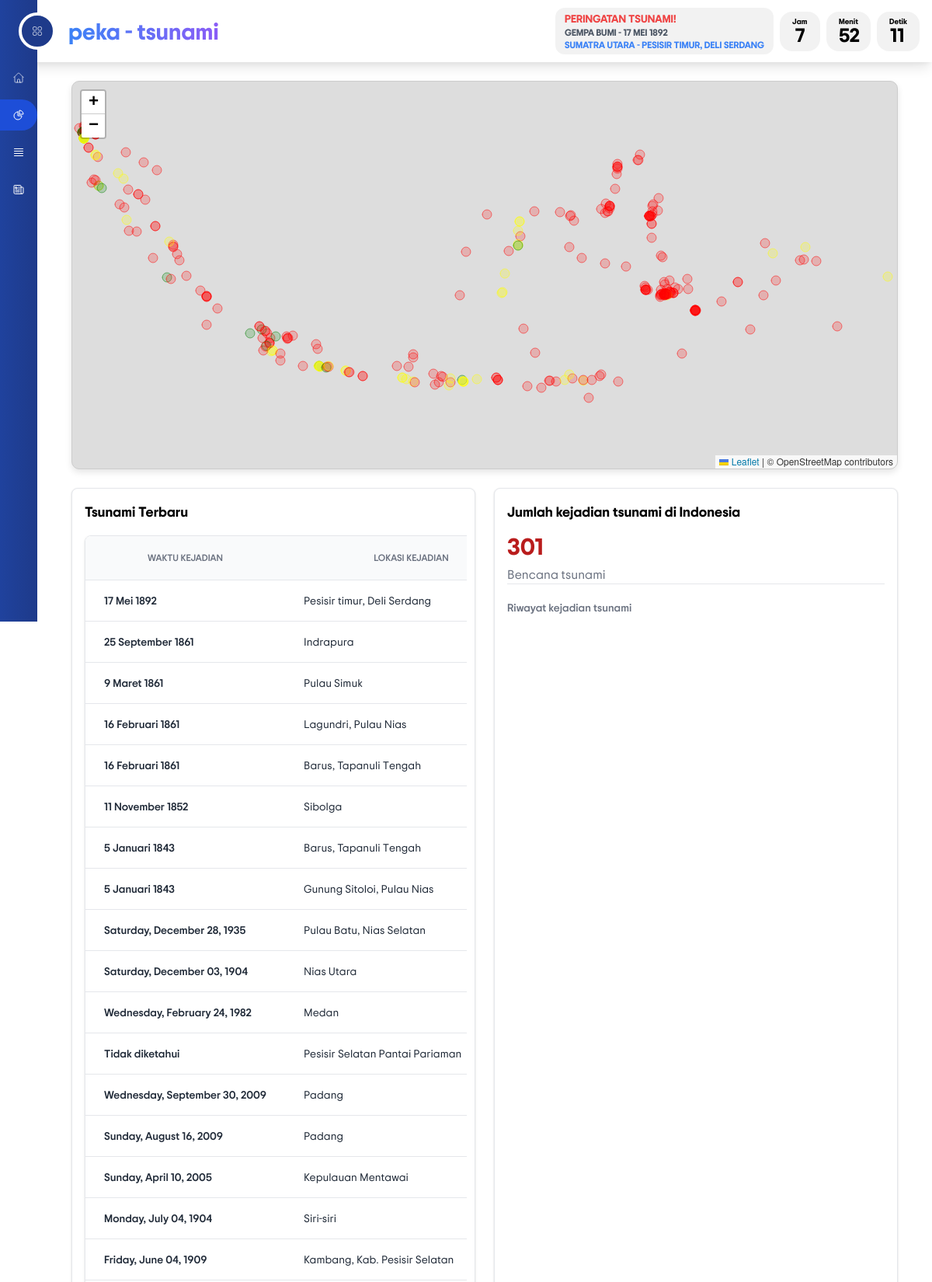
The app's page /stats.php (upper part) with its own data.
### tables this page shows
CREATE TABLE `data_tsunami` (
  `id` int(11) DEFAULT NULL,
  `Latitude` decimal(10,9) DEFAULT NULL,
  `Longitude` decimal(10,7) DEFAULT NULL,
  `id_lokasi` varchar(7) DEFAULT NULL,
  `Lokasi_Provinsi` varchar(18) DEFAULT NULL,
  `Lokasi_KabKota` varchar(40) DEFAULT NULL,
  `Status_lokasi` varchar(23) DEFAULT NULL,
  `Karakter_fisik` varchar(144) DEFAULT NULL,
  `Klasifikasi` varchar(13) DEFAULT NULL,
  `Waktu_kejadian` varchar(29) DEFAULT NULL,
  `Validitas` varchar(9) DEFAULT NULL,
  `Bukti_Alam` varchar(8) DEFAULT NULL,
  `Deskripsi_Bukti_Alam` varchar(66) DEFAULT NULL,
  `Teknik_dating` varchar(24) DEFAULT NULL,
  `Jenis_dating` varchar(43) DEFAULT NULL,
  `Elevasi_gelombang_tsunami_m` varchar(11) DEFAULT NULL,
  `Batas_zona_inundasi` int(11) DEFAULT NULL,
  `Ketebalan_endapan_cm` varchar(11) DEFAULT NULL,
  `Sebab_tsunami` varchar(30) DEFAULT NULL,
  `Sumber_Lat` varchar(19) DEFAULT NULL,
  `Sumber_Long` decimal(9,6) DEFAULT NULL,
  `Proksi` varchar(40) DEFAULT NULL,
  `Referensi` varchar(169) DEFAULT NULL,
  `Catatan` varchar(212) DEFAULT NULL
);

### stats.php (the view, shortened to what this page needs)
<?php
$servername = "localhost";
$username = "root";
$password = "";
$dbname = "tsunami";
$conn = new mysqli($servername, $username, $password, $dbname);
$sql1 = "SELECT * FROM data_tsunami ORDER BY id DESC";
$result1 = $conn->query($sql1);
$sql2 = "SELECT * FROM data_tsunami ORDER BY id DESC";
$result2 = $conn->query($sql2);
?>
<!DOCTYPE html>
<html lang="en">
<head>
    <link href="https://cdn.jsdelivr.net/npm/tailwindcss@2.2.19/dist/tailwind.min.css" rel="stylesheet">
    <link rel="stylesheet" href="font/stylesheet.css">
    <link rel="stylesheet" href="https://unpkg.com/leaflet/dist/leaflet.css" />
</head>
<body class="body" onload="startTime()">
    <div class="fixed w-full z-30 flex bg-white p-2 items-center justify-between h-20 px-10 pr-4 shadow-lg">
        <div class="logo ml-12 transform ease-in-out duration-500 flex-none h-full flex items-center justify-center">
            <span class="font-bold text-transparent bg-clip-text bg-gradient-to-r from-blue-500 to-purple-500"
                style="font-size: 30px">
            </span>
        </div>
        <div class="grow h-full flex items-center justify-end">
            <div class="flex items-center justify-end space-x-2">
                <div class="text-black bg-black bg-opacity-5 font-bold py-1 px-3 rounded-xl">
                    <div class="text-red-500 text-sm">PERINGATAN TSUNAMI!</div>
                    <div class="flex items-center space-x-1">
                        <div>
                        <?php
                        if ($result2->num_rows > 0) {
                            $latestTsunami = $result2->fetch_assoc();
                            echo '<div class="text-gray-600 text-xs">' . strtoupper($latestTsunami["Sebab_tsunami"]) .' - ' . strtoupper($latestTsunami['Waktu_kejadian']) . '</div>';
                            echo '<div class="text-gray-600 text-xs">';
                            echo '<span class="text-blue-500">' . strtoupper($latestTsunami['Lokasi_Provinsi']) . ' - ' . strtoupper($latestTsunami['Lokasi_KabKota']) .'</span></div>';
                        }
                        ?>
                        </div>
                    </div>
                </div>
                <div class="text-black bg-black bg-opacity-5 font-bold py-2 px-4 rounded-2xl">
                    <div style="font-size: 10px; line-height: 1;">Jam</div>
                    <div id="jam" class="text-center" style="font-size: 25px; line-height: 1; width: 20px"></div>
                </div>
                <div class="text-black bg-black bg-opacity-5 font-bold py-2 px-4 rounded-2xl">
                    <div style="font-size: 10px; line-height: 1;">Menit</div>
                    <div id="menit" class="text-center" style="font-size: 25px; line-height: 1; width: 20px"></div>
                </div>
                <div class="text-black bg-black bg-opacity-5 font-bold py-2 px-4 rounded-2xl">
                    <div style="font-size: 10px; line-height: 1;">Detik</div>
                    <div id="detik" class="text-center" style="font-size: 25px; line-height: 1; width: 20px"></div>
                </div>
            </div>
        </div>
    </div>
    <aside
        class="w-60 -translate-x-48 fixed transition transform ease-in-out duration-1000 z-50 flex h-screen bg-gradient-to-r from-blue-600 to-blue-900">
        <div onclick="openNav()"
            class="-right-6 transition transform ease-in-out duration-500 flex border-4 border-white bg-blue-900 hover:bg-blue-900 absolute top-4 p-3 rounded-full text-white hover:rotate-45">
        </div>
        <div class="mini mt-20 flex flex-col space-y-2 w-full h-[calc(100vh)]">
            <a href="index.php"
                class="justify-end pr-4 ml-1 text-white hover:bg-blue-700 p-3 rounded-full transform ease-in-out duration-300 flex">
            </a>
            <a href="stats.php"
                class="justify-end pr-4 ml-1 text-white bg-blue-700 p-3 rounded-full transform ease-in-out duration-300 flex">
            </a>
            <a href="data.php"
                class="justify-end pr-4 ml-1 text-white hover:bg-blue-700 p-3 rounded-full transform ease-in-out duration-300 flex">
                <svg xmlns="http://www.w3.org/2000/svg" fill="none" viewBox="0 0 24 24" stroke-width="1.5"
                    stroke="currentColor" class="w-4 h-4">
                    <path stroke-linecap="round" stroke-linejoin="round"
                        d="M3.75 5.25h16.5m-16.5 4.5h16.5m-16.5 4.5h16.5m-16.5 4.5h16.5" />
                </svg>
            </a>
            <a href="berita.php"
                class="justify-end pr-4 ml-1 text-white hover:bg-blue-700 p-3 rounded-full transform ease-in-out duration-300 flex">
            </a>
        </div>
    </aside>
    <div class="content ml-12 transform ease-in-out duration-500 pt-20 px-2 md:px-5 pb-4 ">
        <div class="flex-grow p-6">
            <div id="map"></div>
            <div class="grid grid-cols-2 gap-6">
                <div class="bg-white rounded-lg shadow p-4 border ">
                    <h2 class="font-semibold text-lg mb-4">Tsunami Terbaru</h2>
                    <div class="flex flex-col">
                        <div class="-m-1.5 overflow-x-auto">
                            <div class="p-1.5 min-w-full inline-block align-middle">
                                <div
                                    class="border rounded-lg shadow overflow-hidden dark:border-neutral-700 dark:shadow-gray-900">
                                    <table class="min-w-full divide-y divide-gray-200">
                                        <thead class="bg-gray-50">
                                            <tr>
                                                <th scope="col"
                                                    class="px-6 py-3 text-start text-xs font-medium text-gray-500 uppercase">
                                                    Waktu kejadian</th>
                                                <th scope="col"
                                                    class="px-6 py-3 text-start text-xs font-medium text-gray-500 uppercase">
                                                    Lokasi kejadian</th>
                                            </tr>
                                        </thead>
                                        <tbody class="divide-y divide-gray-200">
                                            <?php if ($result1->num_rows > 0) {
                                                while ($rowt = $result1->fetch_assoc()) { ?>
                                                    <tr>
                                                        <td
                                                            class="px-6 py-4 whitespace-nowrap text-sm font-medium text-gray-800">
                                                            <?php echo $rowt['Waktu_kejadian'] ?>
                                                        </td>
                                                        <td class="px-6 py-4 whitespace-nowrap text-sm text-gray-800">
                                                            <?php echo $rowt['Lokasi_KabKota'] ?>
                                                        </td>
                                                    </tr>
                                                <?php }
                                            } ?>
                                        </tbody>
                                    </table>
                                </div>
                            </div>
                        </div>
                    </div>
                </div>
                <div class="bg-white rounded-lg shadow p-4 border ">
                    <h2 class="font-semibold text-lg mb-4">Jumlah kejadian tsunami di Indonesia</h2>
                    <div class="relative">
                        <div class="flex justify-between">
                            <div>
                                <h5 class="leading-none text-3xl font-bold text-red-700  pb-2">
                                    <?php
                                    $tsunami_data = [];
                                    $sql3 = "SELECT YEAR(STR_TO_DATE(Waktu_kejadian, '%Y')) as year, COUNT(*) as count FROM data_tsunami GROUP BY year ORDER BY year";
                                    $result3 = $conn->query($sql3);
                                    if ($result3->num_rows > 0) {
                                        while ($row = $result3->fetch_assoc()) {
                                            $tsunami_data[] = $row['count'];
                                        }
                                    }
                                    $sum_series = array_sum($tsunami_data);
                                    echo $sum_series;
                                    ?>
                                </h5>
                                <p class="text-base font-normal text-gray-500 dark:text-gray-400">Bencana tsunami
                                </p>
                            </div>
                        </div>
                        <div
                            class="grid grid-cols-1 items-center border-gray-200 border-t dark:border-gray-700 justify-between">
                            <div class="flex justify-between items-center pt-5">
                                <button id="dropdownDefaultButton" data-dropdown-toggle="lastDaysdropdown"
                                    data-dropdown-placement="bottom"
                                    class="text-sm font-medium text-gray-500 dark:text-gray-400 hover:text-gray-900 text-center inline-flex items-center dark:hover:text-white"
                                    type="button">
                                    Riwayat kejadian tsunami
                                </button>
                            </div>
                        </div>
                    </div>
                </div>
            </div>
        </div>
    </div>
</body>
</html>

### stats.php (style rules this page uses)
body { font-family: 'Trip Sans'; }
#map { width: 100%; height: 500px; min-width: 310px; border-radius: 10px; box-shadow: 0 4px 8px rgba(0, 0, 0, 0.1); margin: 0 auto; margin-bottom: 2em; border: 1px solid #ccc; }

### records on screen
data_tsunami: Sebab_tsunami "GEMPA BUMI", Waktu_kejadian "17 MEI 1892", Lokasi_Provinsi "SUMATRA UTARA", Lokasi_KabKota "PESISIR TIMUR, DELI SERDANG", Waktu_kejadian "17 Mei 1892", Lokasi_KabKota "Pesisir timur, Deli Serdang"
data_tsunami: Waktu_kejadian "25 September 1861", Lokasi_KabKota "Indrapura"
data_tsunami: Waktu_kejadian "9 Maret 1861", Lokasi_KabKota "Pulau Simuk"
data_tsunami: Waktu_kejadian "16 Februari 1861", Lokasi_KabKota "Lagundri, Pulau Nias"
data_tsunami: Waktu_kejadian "16 Februari 1861", Lokasi_KabKota "Barus, Tapanuli Tengah"
data_tsunami: Waktu_kejadian "11 November 1852", Lokasi_KabKota "Sibolga"
data_tsunami: Waktu_kejadian "5 Januari 1843", Lokasi_KabKota "Barus, Tapanuli Tengah"
data_tsunami: Waktu_kejadian "5 Januari 1843", Lokasi_KabKota "Gunung Sitoloi, Pulau Nias"
data_tsunami: Waktu_kejadian "Saturday, December 28, 1935", Lokasi_KabKota "Pulau Batu, Nias Selatan"
data_tsunami: Waktu_kejadian "Saturday, December 03, 1904", Lokasi_KabKota "Nias Utara"
data_tsunami: Waktu_kejadian "Wednesday, February 24, 1982", Lokasi_KabKota "Medan"
data_tsunami: Waktu_kejadian "Tidak diketahui", Lokasi_KabKota "Pesisir Selatan Pantai Pariaman"
data_tsunami: Waktu_kejadian "Wednesday, September 30, 2009", Lokasi_KabKota "Padang"
data_tsunami: Waktu_kejadian "Sunday, August 16, 2009", Lokasi_KabKota "Padang"
data_tsunami: Waktu_kejadian "Sunday, April 10, 2005", Lokasi_KabKota "Kepulauan Mentawai"
data_tsunami: Waktu_kejadian "Monday, July 04, 1904", Lokasi_KabKota "Siri-siri"
data_tsunami: Waktu_kejadian "Friday, June 04, 1909", Lokasi_KabKota "Kambang, Kab. Pesisir Selatan"

### other values on screen
$sum_series "301"
